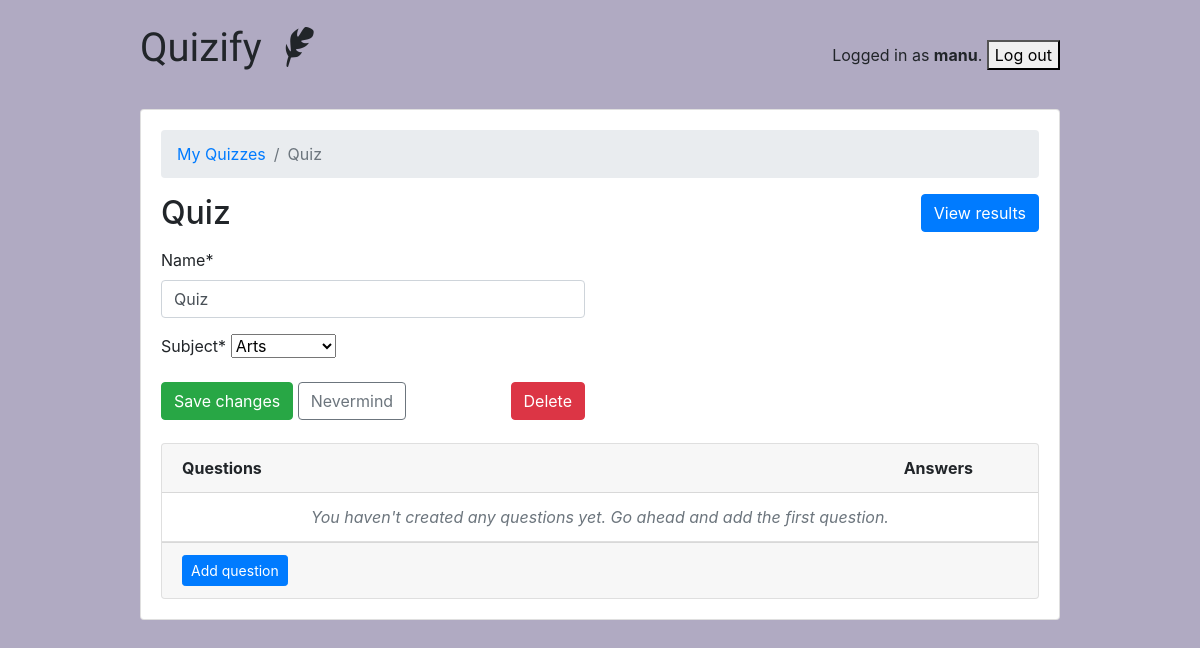
Screenshot of /teachers/quiz/1/ (signed in) with the database file from the repository.
### classroom/models.py (models this page shows, shortened)
class User(AbstractUser):
    is_student = models.BooleanField(default=False)
    is_teacher = models.BooleanField(default=False)

class Quiz(models.Model):
    owner = models.ForeignKey(User, on_delete=models.CASCADE, related_name='quizzes')
    name = models.CharField(max_length=255)
    subject = models.ForeignKey(Subject, on_delete=models.CASCADE, related_name='quizzes')

class Subject(models.Model):
    name = models.CharField(max_length=30)
    color = models.CharField(max_length=7, default='#007bff')
    def __str__(self):
        return self.name

### classroom/views/teachers.py (the view, shortened to what this page needs)
# urls.py: path('quiz/<int:pk>/', teachers.QuizUpdateView.as_view(), name='quiz_change'),
@method_decorator([login_required, teacher_required], name='dispatch')
class QuizUpdateView(UpdateView):
    model = Quiz
    fields = ('name', 'subject', )
    context_object_name = 'quiz'
    template_name = 'classroom/teachers/quiz_change_form.html'
    def get_context_data(self, **kwargs):
        kwargs['questions'] = self.get_object().questions.annotate(answers_count=Count('answers'))
        return super().get_context_data(**kwargs)
    def get_queryset(self):
        return self.request.user.quizzes.all()

### classroom/templates/classroom/teachers/quiz_change_form.html (shortened to what this page needs)
{% extends 'base.html' %}
{% load crispy_forms_tags %}
{% block content %}
  <nav aria-label="breadcrumb">
    <ol class="breadcrumb">
      <li class="breadcrumb-item"><a href="{% url 'teachers:quiz_change_list' %}">My Quizzes</a></li>
      <li class="breadcrumb-item active" aria-current="page">{{ quiz.name }}</li>
    </ol>
  </nav>
  <h2 class="mb-3">
    {{ quiz.name }}
    <a href="{% url 'teachers:quiz_results' quiz.pk %}" class="btn btn-primary float-right">View results</a>
  </h2>
  <div class="row mb-3">
    <div class="col-md-6 col-sm-8 col-12">
      <form method="post" novalidate>
        {{ form|crispy }}
        <button type="submit" class="btn btn-success">Save changes</button>
        <a href="{% url 'teachers:quiz_change_list' %}" class="btn btn-outline-secondary" role="button">Nevermind</a>
        <a href="{% url 'teachers:quiz_delete' quiz.pk %}" class="btn btn-danger float-right">Delete</a>
      </form>
    </div>
  </div>
  <div class="card">
    <div class="card-header">
      <div class="row">
        <div class="col-10">
          <strong>Questions</strong>
        </div>
        <div class="col-2">
          <strong>Answers</strong>
        </div>
      </div>
    </div>
    <div class="list-group list-group-flush list-group-formset">
      {% for question in questions %}
        <div class="list-group-item">
          <div class="row">
            <div class="col-10">
              <a href="{% url 'teachers:question_change' quiz.pk question.pk %}">{{ question.text }}</a>
            </div>
            <div class="col-2">
              {{ question.answers_count }}
            </div>
          </div>
        </div>
      {% empty %}
        <div class="list-group-item text-center">
          <p class="text-muted font-italic mb-0">You haven't created any questions yet. Go ahead and <a>add the first question</a>.</p>
        </div>
      {% endfor %}
    </div>
    <div class="card-footer">
      <a href="{% url 'teachers:question_add' quiz.pk %}" class="btn btn-primary btn-sm">Add question</a>
    </div>
  </div>
{% endblock %}

### templates/base.html (shortened to what this page needs)
{% load static %}<!doctype html>
<html lang="en">
  <head>
    <link rel="stylesheet" href="https://maxcdn.bootstrapcdn.com/bootstrap/4.0.0/css/bootstrap.min.css">
    <link rel="stylesheet" type="text/css" href="{% static 'vendor/fontello-2f186091/css/fontello.css' %}">
    <link rel="stylesheet" type="text/css" href="{% static 'css/app.css' %}">
    {% if user.is_authenticated and user.is_teacher %}
      <link rel="stylesheet" type="text/css" href="{% static 'css/teachers.css' %}">
    {% else %}
      <link rel="stylesheet" type="text/css" href="{% static 'css/students.css' %}">
    {% endif %}
  </head>
  <body>
    <div class="container my-4">
      <div class="row justify-content-center">
        <div class="col-md-10 col-sm-12">
          <div class="row">
            <div class="col-6">
              <h1 class="logo">
                <a href="{% url 'home' %}">
                  Quizify
                  {% if user.is_authenticated %}
                    {% if user.is_teacher %}
                      <span class="icon-feather" data-toggle="tooltip" data-placement="right" title="Teacher profile"></span>
                    {% else %}
                      <span class="icon-graduation-cap" data-toggle="tooltip" data-placement="right" title="Student profile"></span>
                    {% endif %}
                  {% endif %}
                </a>
              </h1>
            </div>
            <div class="col-6 text-right">
              {% if user.is_authenticated %}
                <form action="{% url 'logout' %}" method="post">
                  <p class="pt-3">Logged in as <strong>{{ user.username }}</strong>.
                  <button type="submit">Log out</button></p>
              </form>
              {% else %}
                <a href="{% url 'login' %}" class="btn btn-light" role="button">Log in</a>
                <a href="{% url 'signup' %}" class="btn btn-primary" role="button">Sign up</a>
              {% endif %}
            </div>
          </div>
          <div class="card mb-3">
            <div class="card-body">
              {% block content %}
              {% endblock %}
            </div>
          </div>
        </div>
      </div>
    </div>
  </body>
</html>

### static/css/app.css (style rules this page uses)
.logo { font-family: 'Clicker Script'; }
.logo a { color: #212529; text-decoration: none; }
.card { margin-top: 23px; }

### static/css/teachers.css (style rules this page uses)
body { background-color: #b0aac2; }

### rows the page displays
User: username "manu"
Quiz: name "Quiz", subject "Arts"
